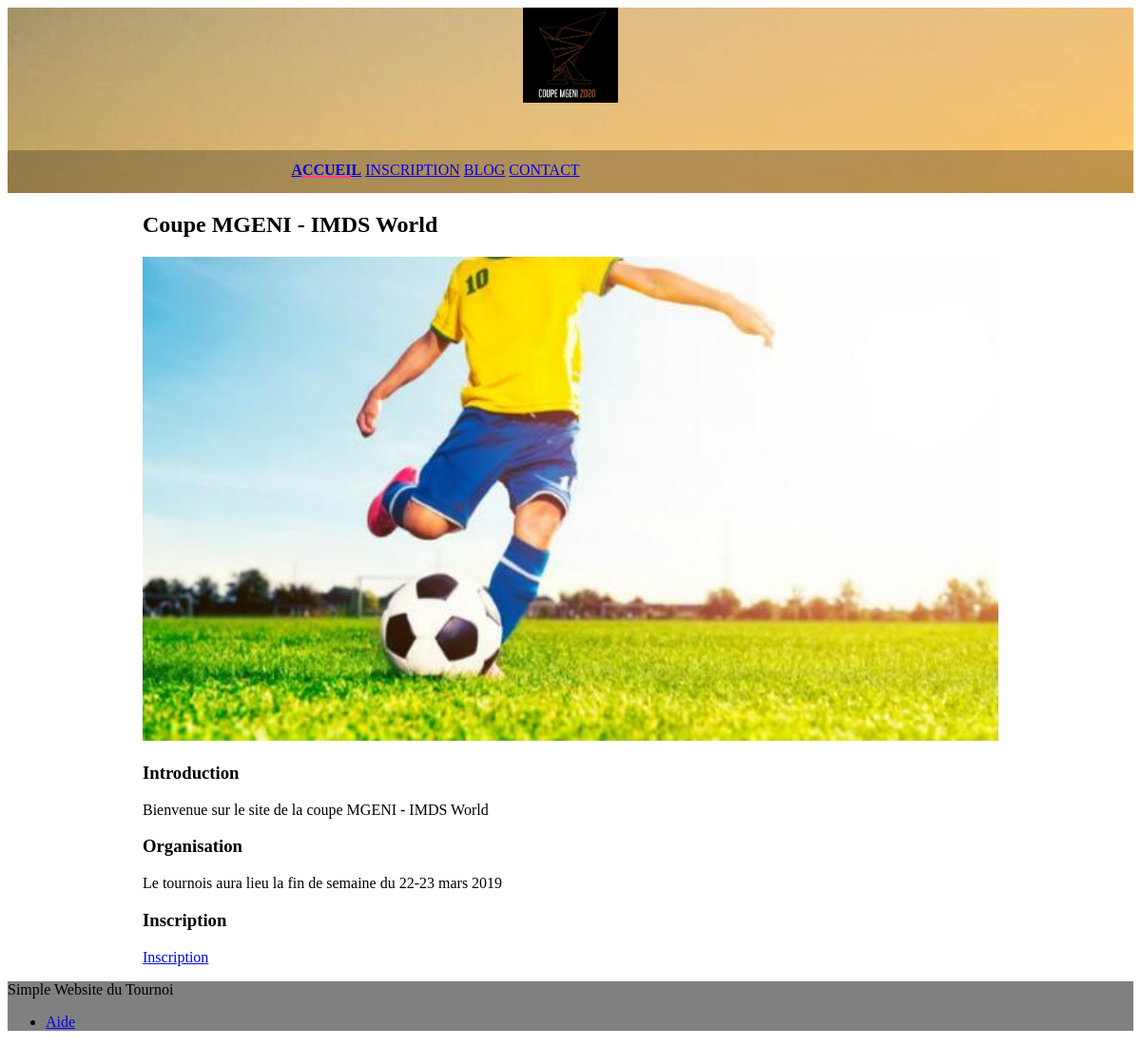
The page / on the database its author committed.
### accueil/models.py (models this page shows, shortened)
class Accueil(models.Model):
    titre = models.CharField(max_length=100, verbose_name="Titre")
    class Meta:
        verbose_name = "Accueil"

class Section(models.Model):
    nom = models.CharField(max_length=100)
    position = models.IntegerField(primary_key=True)
    texte = models.TextField()
    class Meta:
        verbose_name = "Section"
        ordering = ['position']

### accueil/views.py (the view)
# urls.py: path('', views.home),
def home(request):
    accueil = Accueil.objects.all()[0]
    sections = Section.objects.all()
    return render(request, 'accueil/accueil.html', {'accueil':accueil, 'sections':sections})

### accueil/templates/accueil/accueil.html (shortened to what this page needs)
{% extends "base.html" %}
{% block nav %}
<a class="mdl-navigation__link is-active" href="/">Accueil</a>
<a class="mdl-navigation__link" href="/inscription">Inscription</a>
<a class="mdl-navigation__link" href="/blog">Blog</a>
<a class="mdl-navigation__link" href="/contact">Contact</a>
{% endblock %}
{% block content %}
<div class="mdl-grid portfolio-max-width">
<div class="mdl-cell mdl-cell--12-col mdl-card mdl-shadow--4dp">
<div class="mdl-card__title">
    <h2 class="mdl-card__title-text">{{accueil.titre}}</h2>
</div>
<div class="mdl-card__media">
    {% load static %}
    <img class="article-image" src="{% static "accueil/images/carousel.jpg" %}" border="0" alt="">
</div>
<div class="mdl-grid portfolio-copy">
  {% for section in sections %}
  <h3 class="mdl-cell mdl-cell--12-col mdl-typography--headline">{{section.nom}}</h3>
  <div class="mdl-cell mdl-cell--8-col mdl-card__supporting-text no-padding ">
      <p>
          {{section.texte}}
      </p>
  </div>
  {% endfor %}
    <h3 class="mdl-cell mdl-cell--12-col mdl-typography--headline">Inscription</h3>
    <div class="mdl-cell mdl-cell--8-col mdl-card__supporting-text no-padding ">
        <p>
          <a href="/inscription" class="mdl-button mdl-js-button mdl-button--raised mdl-js-ripple-effect mdl-color--accent mdl-color-text--white">Inscription</a>
        </p>
    </div>
</div>
</div>
</div>
{% endblock %}

### static/css/main.css (style rules this page uses)
.portfolio-navigation-row .mdl-navigation__link { -webkit-flex: 1; -ms-flex: 1; flex: 1; line-height: 42px; }
.portfolio-navigation-row .is-active { position: relative; font-weight: bold; }
.portfolio-navigation-row .is-active:after { content: ""; width: 70%; height: 2px; display: block; position: absolute; bottom: 0; left: 0; background-color: rgb(255,64,129); left: 15%; }
img.article-image { width: 100%; height: auto; }
.portfolio-max-width { max-width: 900px; margin: auto; }
.portfolio-copy { max-width: 700px; }
.no-padding { padding: 0; }
body { background: url("../images/body.jpg"); background-repeat: no-repeat; background-size: 100% 100%; }

### rows shown on the page
Accueil: titre "Coupe MGENI - IMDS World"
Section: nom "Introduction", texte "Bienvenue sur le site de la coupe MGENI - IMDS World"
Section: nom "Organisation", texte "Le tournois aura lieu la fin de semaine du 22-23 mars 2019"
